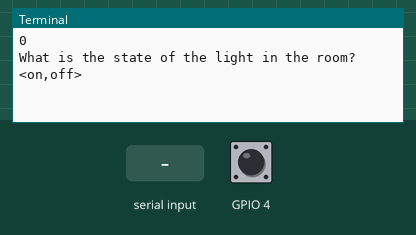
Bench run of a program on a simulated Raspberry Pi (BCM pin numbers). Shown: the last lines printed to the terminal. The test bench sets the inputs (shaded band); at power-on: GPIO 4 LOW. The clock reads 2024-03-15 10:24:30 at power-on unless the program sets it.

Above: at 1.2 s.
1.3 s: GPIO 4 driven HIGH
At 2.7 s:
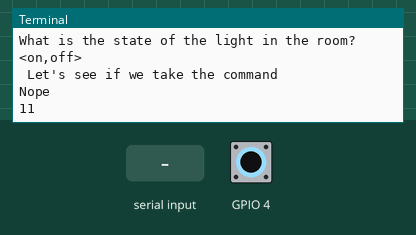
3.8 s: "on" typed at the terminal, then Enter
At 5.0 s:
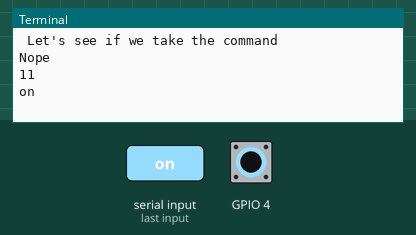
5.3 s: GPIO 4 pulsed LOW 2 times (0.12 s each, 0.3 s apart)
At 5.8 s:
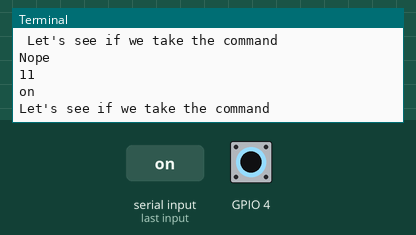

Measured:
- after the input at 1.3 s, the terminal: prints a new line at once (image 1)
- after the input at 3.8 s, the terminal: prints a new line at once (image 2)
- after the input at 5.3 s, the terminal: prints a new line after 0.12 s (image 3)

The program:

clap.py
```python
#The GPIO.BOARD option specifies that you are referring to the pins by the number of the pin the the plug - i.e the numbers printed on the board (e.g. P1)
# and in the middle of the diagrams below.
#The GPIO.BCM option means that you are referring to the pins by the "Broadcom SOC channel" number, these are the numbers after "GPIO" in the green rectangles
# around the outside of the below diagrams:

import RPi.GPIO as GPIO
import time
import datetime
import os

light = False

GPIO.setmode(GPIO.BCM)
GPIO.setup(4, GPIO.IN)
#GPIO.setup(4, GPIO.IN, pull_up_down=GPIO.PUD_DOWN)
#A pull-down adds an additional resistor between the pin and ground, or put simply forces the voltage when the button is not pressed to be 0.

print GPIO.input(4)


def openLight(argument):
		global light
		print "Let's see if we take the command"
		millis = int(round(time.time() * 1000))
		newmillis = int(round(time.time() * 1000))
		soundPeack = 1
		while ( newmillis <= (millis + int(1000)) ):
			#print newmillis - millis
			#print GPIO.input(4)
			GPIO.remove_event_detect(4)
			if GPIO.input(4):
				soundPeack = soundPeack + 1
				time.sleep(0.1) #give 100 ms to gpio pin rest time
			newmillis = int(round(time.time() * 1000))
		if soundPeack == 2:
			if light:
				os.system("sudo ../433Utils/RPi_utils/codesend 1135932") #close
				light = False
			else:
				os.system("sudo ../433Utils/RPi_utils/codesend 1135923") #on
				light = True
			print "Good clap"
		else:
			print "Nope"
		print soundPeack
		GPIO.add_event_detect(4, GPIO.RISING, callback=openLight, bouncetime=300)

GPIO.add_event_detect(4, GPIO.RISING, callback=openLight, bouncetime=300)


#GPIO.add_event_callback(4, openLight)
try:
	mode = raw_input("What is the state of the light in the room? <on,off> \n ")

	if mode == "on":
		light = True
	else:
		light = False

	while True:
		time.sleep(5)

except KeyboardInterrupt:
	 GPIO.cleanup()       # clean up GPIO on CTRL+C exit
GPIO.cleanup()           # clean up GPIO on normal exit  
```
